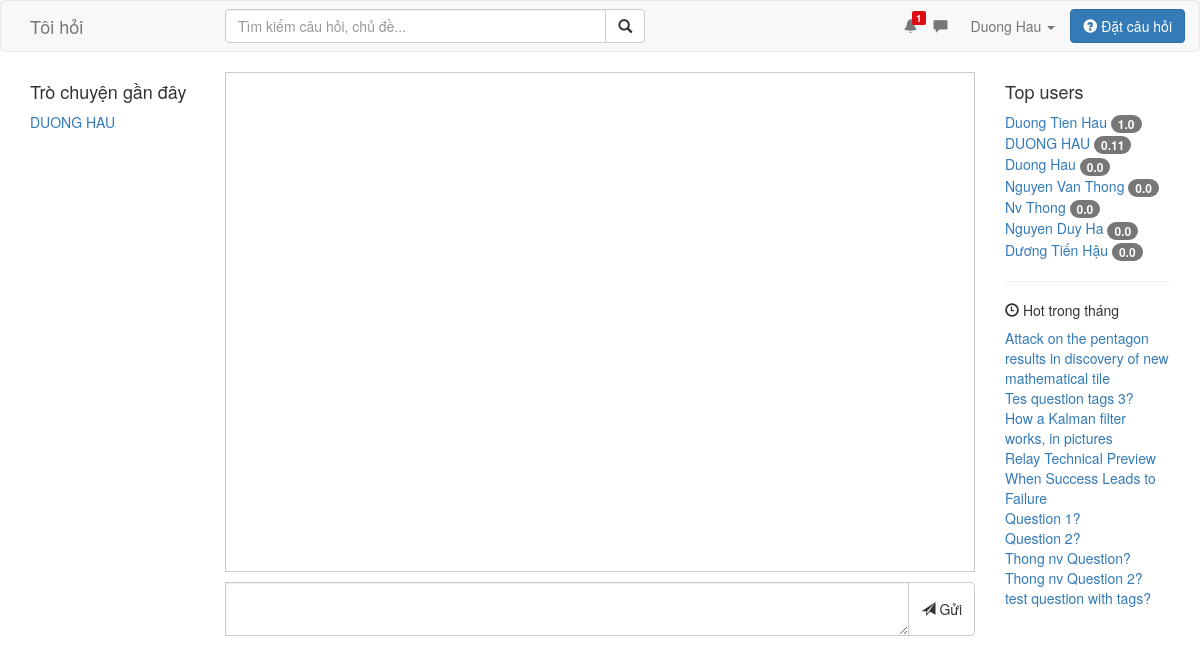
The app's page /message/t/duonghau3/ (signed in), older data.
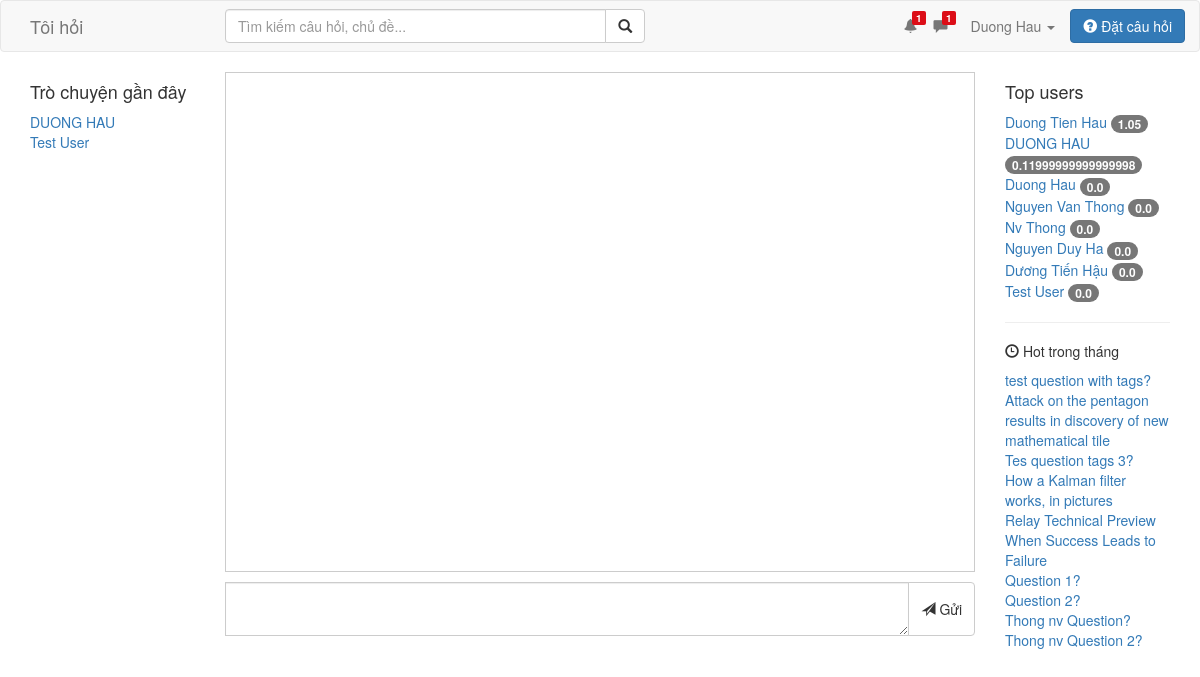
The same page, newer data.
### messenger/models.py (models this page shows, shortened)
class Conversation(models.Model):
    user_one=models.ForeignKey(UserProfile, related_name='user_ones', null=True)
    user_two=models.ForeignKey(UserProfile, related_name='user_twos', null=True)
    create=models.DateTimeField(auto_now_add=True)

### accounts/models.py (models this page shows, shortened)
class UserProfile(models.Model):
    user=models.OneToOneField(User, unique=True, related_name='profile')
    website=models.URLField(max_length=100,blank=True)
    avatar=models.ImageField(upload_to=get_profile_url,blank=True)
    address=models.CharField(blank=True, max_length=255)
    birthday=models.DateField(null=True)
    gender=models.CharField(blank=True, choices=(('Nam','Nam'),('Nữ','Nữ')), max_length=10)
    bio=models.TextField(blank=True)
    rank=models.FloatField(default=0)
    follows_count=models.IntegerField(default=0)
    followers_count=models.IntegerField(default=0)
    follows=models.ManyToManyField('self', related_name='followers', blank=True, symmetrical=False)
    follow_tags=models.ManyToManyField(Tag, related_name='tag_followers', blank=True)
    @property
    def fullname(self):
        return self.user.first_name+" "+self.user.last_name
    @property
    def username(self):
        return self.user.username

### question/models.py (models this page shows, shortened)
class CommonFields(models.Model):
    content=models.TextField()
    is_active=models.BooleanField(default=True)
    create=models.DateTimeField(auto_now_add=True)
    modify=models.DateTimeField(auto_now=True)
    votes_count=models.IntegerField(default=0)
    downvotes_count=models.IntegerField(default=0)
    rank=models.FloatField(default=0)
    class Meta:
        abstract = True

class Question(CommonFields):
    title=models.CharField(blank=False, max_length=255)
    author=models.ForeignKey(UserProfile, related_name='user_questions')
    tags=models.ManyToManyField(Tag, related_name='tag_questions')
    slug=models.SlugField(blank=True, max_length=255)
    votes=models.ManyToManyField(UserProfile, related_name='user_question_votes')
    downvotes=models.ManyToManyField(UserProfile, related_name='user_question_downvotes')

### messenger/views.py (the view)
# urls.py: url(r'^t/(?P<username>[-\w\d]+)/$', ConversationView.as_view(), name="view_conversation"),
class ConversationView(LoginRequiredMixin,View):
    def get(self, request, username):
        args={}
        args['username']=username
        user1=request.user.profile
        user2=UserProfile.objects.get(user__username=username)
        if user1 and user2:
            try:
                conversation=Conversation.objects.get(Q(user_one=user1) & Q(user_two=user2)|Q(user_one=user2) & Q(user_two=user1))
                if conversation:
                    messages=conversation.conversation_messages.all().order_by('create')
                    for message in messages:
                        if message.recipient==request.user.profile and message.read==None:
                            message.read=datetime.now()
                            message.save()
                    args['messages']=messages;
            except ObjectDoesNotExist:
                pass
        return render(request, 'conversation.html',args)

### accounts/templatetags/user_template.py (called while the page is built)
@register.inclusion_tag('top_users.html')
def top_users():
    profiles=UserProfile.objects.all().order_by('-rank')[:10]
    args={}
    args['profiles']=profiles
    return args

### messenger/templatetags/messenger_template.py (called while the page is built)
@register.inclusion_tag('new_message_count.html', takes_context=True)
def message_count(context):
    request=context['request']
    count=Message.objects.filter(recipient=request.user.profile,read=None).count()
    args={}
    args['count']=count
    return args

@register.inclusion_tag('my_conversations.html', takes_context=True)
def my_conversations(context):
    request=context['request']
    profile=request.user.profile
    conversations=Conversation.objects.filter(Q(user_one=profile)|Q(user_two=profile))
    args={}
    args['profile']=profile
    args['conversations']=conversations
    return args

### notification/templatetags/notification_template.py (called while the page is built)
@register.inclusion_tag('new_notification_count.html', takes_context=True)
def notification_count(context):
    request=context['request']
    count=Notification.objects.filter(recipient=request.user.profile,is_read=False).count()
    args={}
    args['count']=count
    return args

### messenger/templates/conversation.html (shortened to what this page needs)
{%extends "conversation_base.html"%}
{%load staticfiles%}
{%block content%}
<div id="conversation">
    <div class="conversation">
    </div>
    <div class="row">
        <div class="col-md-12">
        <div class="input-group">
            <textarea class="form-control" name='message'></textarea>
            <div class="input-group-btn">
                <button class="btn btn-default send" type="submit" value="Send">
                    <span class="glyphicon glyphicon-send"></span>
                    Gửi
                </button>
            </div>
        </div>
        </div>
    </div>
</div>
{%endblock%}

### messenger/templates/my_conversations.html
<div class="recent-conversation">
    <h4>Trò chuyện gần đây</h4>
    {%if conversations%}
        <div class="conversations">
            {%for conversation in conversations%}
                <div class="item">
                    {%ifequal profile conversation.user_one%}
                    <a href="{% url 'message:view_conversation' conversation.user_two.username%}">
                        {{conversation.user_two.fullname}}
                    </a>
                    {%else%}
                    <a href="{% url 'message:view_conversation' conversation.user_one.username%}">
                        {{conversation.user_one.fullname}}
                    </a>
                    {%endifequal%}
                </div>
            {%endfor%}
        </div>
    {%endif%}
</div>

### accounts/templates/top_users.html
{%if profiles %}
    <h4>Top users</h4>
    <div class="top-users">
        {%for profile in profiles%}
            <div class="item">
                <a href="{% url 'user:profile' profile.username %}">{{profile.fullname}}</a>
                <span class="badge">{{profile.rank}}</span>
            </div>
        {%endfor%}
    </div>
{%endif%}

### question/templates/trending_questions.html
{%if questions%}
    <div class="widget-title">
        <h5><span class="glyphicon glyphicon-time"></span> Hot trong tháng</h5>
    </div>
    <div class="trending-questions">
    {%for question in questions%}
        <div class="item">
            <a href="{% url 'question:detail' question.pk question.slug %}">{{question.title}}</a>
        </div>
    {%endfor%}
    </div>
{%endif%}

Row changes from the older to the newer data that the page shows:
added Conversation: user_one.fullname "Test User"
changed UserProfile "Duong Tien Hau": rank "1.0" → "1.05"
changed UserProfile "DUONG HAU": rank "0.11" → "0.11999999999999998"
added UserProfile: fullname "Test User", rank "0.0"
changed Question "test question with tags?": moves up the list
Text that changed along with them:
{{ count }}: (not shown) → "1"
